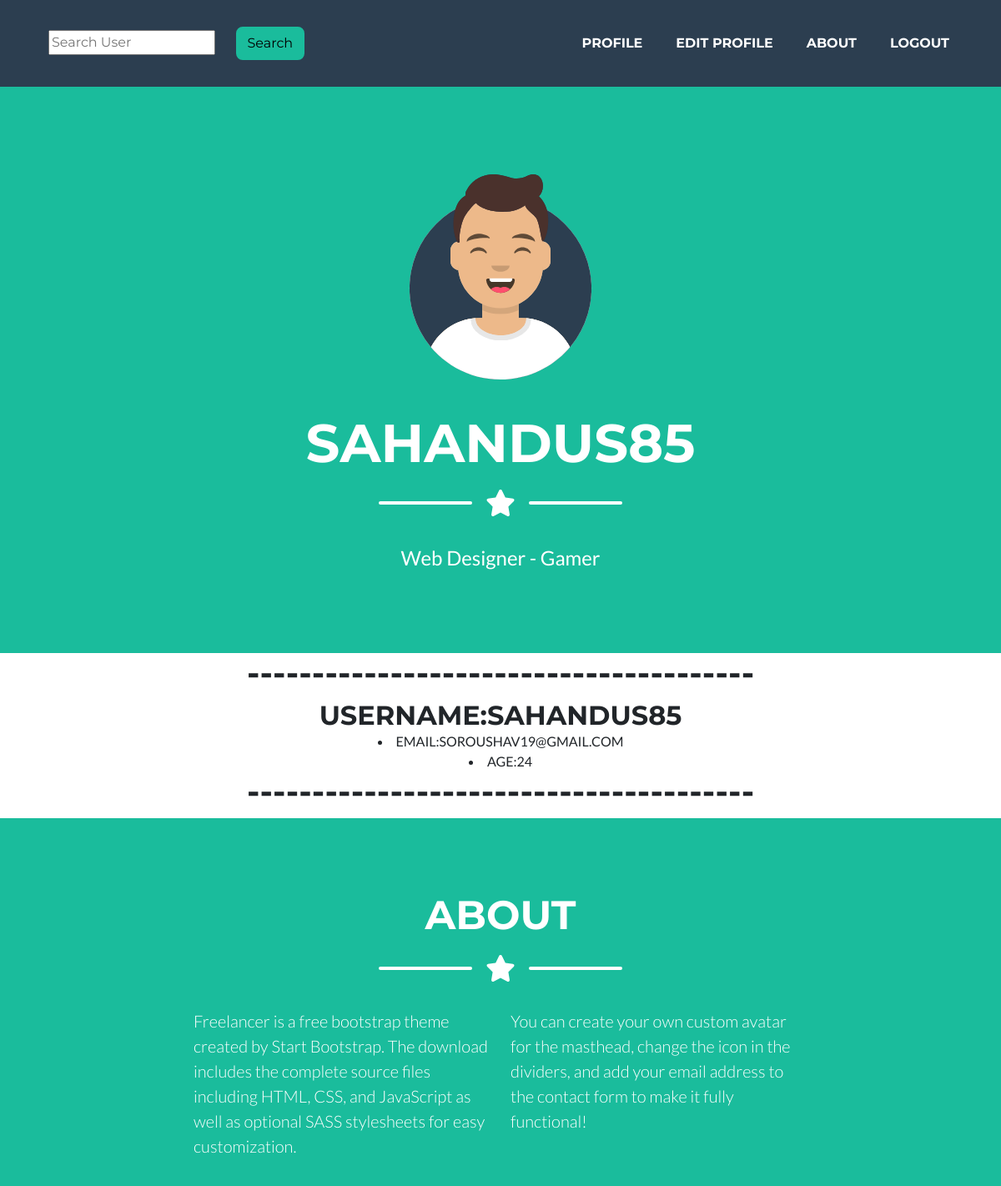
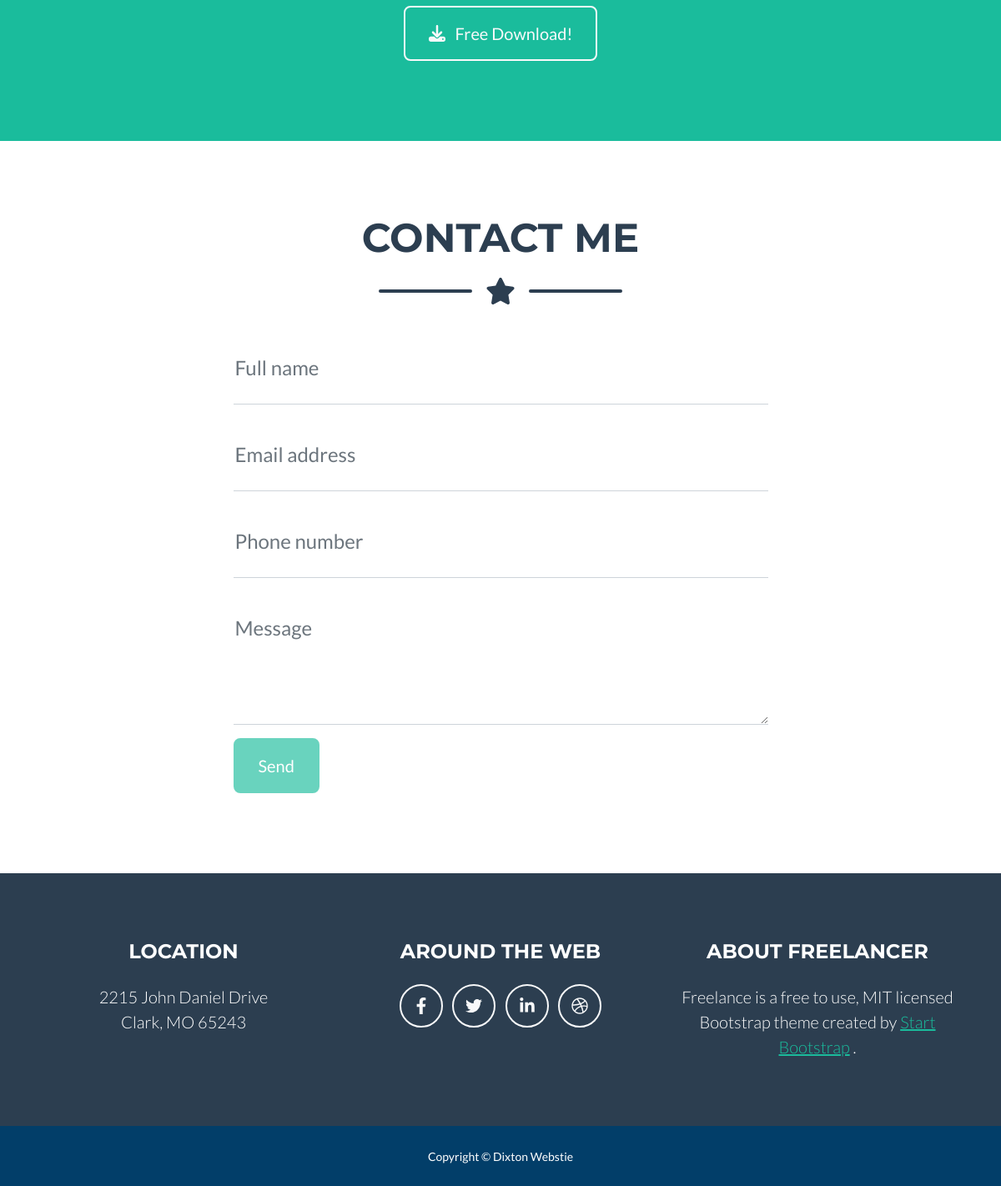
Page /profile/27/ on the committed database (2 pictures, top to bottom).
### profile/models.py (models this page shows, shortened)
class CustomUser(AbstractUser):
    email = models.CharField(max_length=50)
    age = models.PositiveIntegerField(null=True, blank=True)

### profile/views.py (the view)
# urls.py: path('profile/<int:pk>/', ProfilePageView.as_view(), name='profile'),
class ProfilePageView(DetailView):
    model = get_user_model()
    template_name = 'profile.html'
    context_object_name = 'user'

### templates/profile.html (shortened to what this page needs)
<!DOCTYPE html>
{% extends 'home.html' %}
{% load static %}
    {% block content %}
        <div class="container d-flex align-items-center flex-column">
        <h1>---------------------------------------</h1>
        <h2 class="masthead-heading text-uppercase mb-0" text-align="center">username:{{ user.username }}</h2>
        <li class="masthead-heading text-uppercase mb-0">email:{{ user.email }}</li>
        <li class="masthead-heading text-uppercase mb-0">age:{{ user.age }}</li>
        <h1>---------------------------------------</h1>
        </div>
    {% endblock content %}

### templates/home.html (shortened to what this page needs)
{% load static %}
<!DOCTYPE html>
<html lang="en">
    <head>
        <link href="{% static 'css/styles.css' %}" rel="stylesheet" />
    </head>
    <body id="page-top">
        <nav class="navbar navbar-expand-lg bg-secondary text-uppercase fixed-top" id="mainNav">
            <div class="container">
                {% if user.is_authenticated %}
                    <form action="{% url "search" %}" method="get">
                        <input class="nav-item mx-2 mx-lg-3 mx-xl-3" placeholder="Search User" name="q">
                        <button class="nav-item mx-0 mx-lg-1 btn btn-info" type="submit">Search</button>
                    </form>
                {% endif %}
                <div class="collapse navbar-collapse" id="navbarResponsive">
                    <ul class="navbar-nav ms-auto">
                        {% if user.is_authenticated %}
                            <li class="nav-item mx-0 mx-lg-1"><a class="nav-link py-3 px-0 px-lg-3 rounded" href="{% url 'profile' user.id %}">Profile</a></li>
                                <li class="nav-item mx-0 mx-lg-1"><a class="nav-link py-3 px-0 px-lg-3 rounded" href="{% url 'update' user.id %}">Edit Profile</a></li>
                            <li class="nav-item mx-0 mx-lg-1"><a class="nav-link py-3 px-0 px-lg-3 rounded" href="#about">About</a></li>
                            <li class="nav-item mx-0 mx-lg-1"><a class="nav-link py-3 px-0 px-lg-3 rounded" href="{% url 'account_logout' %}">Logout</a></li>
                        {% endif %}
                    </ul>
                </div>
            </div>
        </nav>
        <header class="masthead bg-primary text-white text-center">
            <div class="container d-flex align-items-center flex-column">
                <img class="masthead-avatar mb-5" src="{% static 'assets/img/avataaars.svg' %}" alt="..." />
                {% if user.is_authenticated %}
                    <h1 class="masthead-heading text-uppercase mb-0">{{ user.username }}</h1>
                {% else %}
                    <h1 class="masthead-heading text-uppercase mb-0">Dixton</h1>
                {% endif %}
                <div class="divider-custom divider-light">
                    <div class="divider-custom-line"></div>
                    <div class="divider-custom-icon"><i class="fas fa-star"></i></div>
                    <div class="divider-custom-line"></div>
                </div>
                <p class="masthead-subheading font-weight-light mb-0">Web Designer - Gamer</p>
            </div>
        </header>
        {% block content %}{% endblock content %}
        <section class="page-section bg-primary text-white mb-0" id="about">
            <div class="container">
                <h2 class="page-section-heading text-center text-uppercase text-white">About</h2>
                <div class="divider-custom divider-light">
                    <div class="divider-custom-line"></div>
                    <div class="divider-custom-icon"><i class="fas fa-star"></i></div>
                    <div class="divider-custom-line"></div>
                </div>
                <div class="row">
                    <div class="col-lg-4 ms-auto"><p class="lead">Freelancer is a free bootstrap theme created by Start Bootstrap. The download includes the complete source files including HTML, CSS, and JavaScript as well as optional SASS stylesheets for easy customization.</p></div>
                    <div class="col-lg-4 me-auto"><p class="lead">You can create your own custom avatar for the masthead, change the icon in the dividers, and add your email address to the contact form to make it fully functional!</p></div>
                </div>
                <div class="text-center mt-4">
                    <a class="btn btn-xl btn-outline-light" href="https://startbootstrap.com/theme/freelancer/">
                        <i class="fas fa-download me-2"></i>
                        Free Download!
                    </a>
                </div>
            </div>
        </section>
        <section class="page-section" id="contact">
            <div class="container">
                <h2 class="page-section-heading text-center text-uppercase text-secondary mb-0">Contact Me</h2>
                <div class="divider-custom">
                    <div class="divider-custom-line"></div>
                    <div class="divider-custom-icon"><i class="fas fa-star"></i></div>
                    <div class="divider-custom-line"></div>
                </div>
                <div class="row justify-content-center">
                    <div class="col-lg-8 col-xl-7">
                        <form id="contactForm" data-sb-form-api-token="API_TOKEN">
                            <div class="form-floating mb-3">
                                <input class="form-control" id="name" type="text" placeholder="Enter your name..." data-sb-validations="required" />
                                <label for="name">Full name</label>
                            </div>
                            <div class="form-floating mb-3">
                                <input class="form-control" id="email" type="email" placeholder="name@example.com" data-sb-validations="required,email" />
                                <label for="email">Email address</label>
                            </div>
                            <div class="form-floating mb-3">
                                <input class="form-control" id="phone" type="tel" placeholder="(123) 456-7890" data-sb-validations="required" />
                                <label for="phone">Phone number</label>
                            </div>
                            <div class="form-floating mb-3">
                                <textarea class="form-control" id="message" type="text" placeholder="Enter your message here..." style="height: 10rem" data-sb-validations="required"></textarea>
                                <label for="message">Message</label>
                            </div>
                            <button class="btn btn-primary btn-xl disabled" id="submitButton" type="submit">Send</button>
                        </form>
                    </div>
                </div>
            </div>
        </section>
        <footer class="footer text-center">
            <div class="container">
                <div class="row">
                    <div class="col-lg-4 mb-5 mb-lg-0">
                        <h4 class="text-uppercase mb-4">Location</h4>
                        <p class="lead mb-0">
                            2215 John Daniel Drive
                            <br />
                            Clark, MO 65243
                        </p>
                    </div>
                    <div class="col-lg-4 mb-5 mb-lg-0">
                        <h4 class="text-uppercase mb-4">Around the Web</h4>
                        <a class="btn btn-outline-light btn-social mx-1" href="#!"><i class="fab fa-fw fa-facebook-f"></i></a>
                        <a class="btn btn-outline-light btn-social mx-1" href="#!"><i class="fab fa-fw fa-twitter"></i></a>
                        <a class="btn btn-outline-light btn-social mx-1" href="#!"><i class="fab fa-fw fa-linkedin-in"></i></a>
                        <a class="btn btn-outline-light btn-social mx-1" href="#!"><i class="fab fa-fw fa-dribbble"></i></a>
                    </div>
                    <div class="col-lg-4">
                        <h4 class="text-uppercase mb-4">About Freelancer</h4>
                        <p class="lead mb-0">
                            Freelance is a free to use, MIT licensed Bootstrap theme created by
                            <a href="http://startbootstrap.com">Start Bootstrap</a>
                            .
                        </p>
                    </div>
                </div>
            </div>
        </footer>
        <div class="copyright py-4 text-center text-white">
            <div class="container"><small>Copyright &copy; Dixton Webstie</small></div>
        </div>
    </body>
</html>

### rows in the picture
CustomUser: username "SAHANDUS85", email "SOROUSHAV19@GMAIL.COM", age "24"
